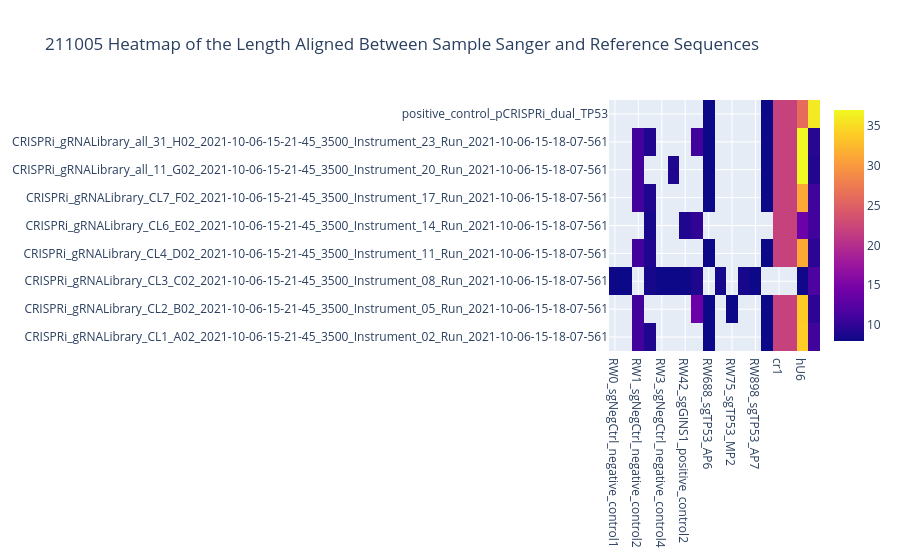
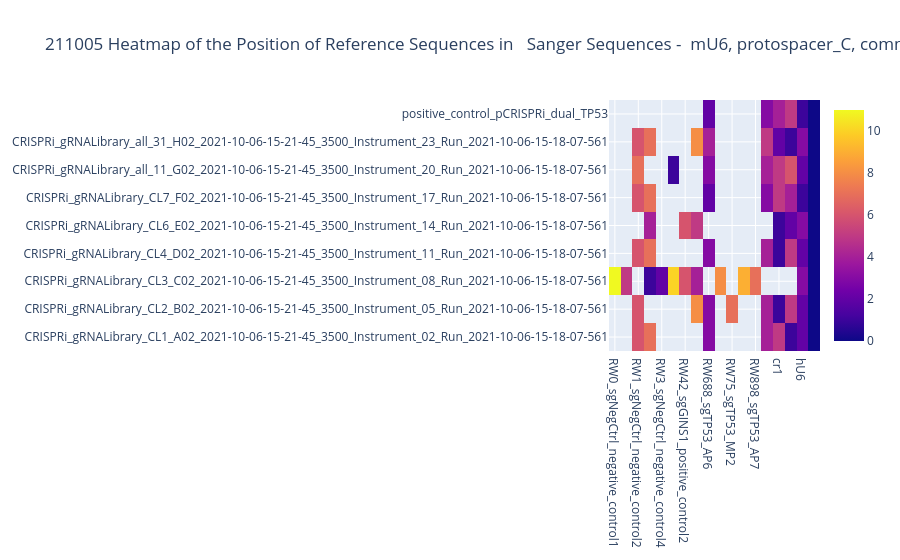

Here is the notebook cell these charts were saved with, in order:
### Code cell
createfasta(input_file="./files/pilot_sgRNA_protospacersequences.xlsx" , add_file="./files/pCRISPRi_dual_TP53AP2_additional_sequences.xlsx", output_file="./files/pool_oligo_library_crispri.fa")
sanger_database("./files/pool_oligo_library_crispri.fa")
sanger_merge=sanger_blast(input_folder="211005", folder_location="/Users/helenking/Desktop/Weatheritt_Lab/sanger-sequencing-alignment/211005", database_loc="./files/pool_oligo_library_crispri.fa")


sanger_merge["percentage_align"]=sanger_merge["length"]/(sanger_merge["length"]+sanger_merge["mismatch"])
plotly_create(input_dataframe=sanger_merge, value_column="length", save_file="./plotly/211005_length.html", title="211005 Heatmap of the Length Aligned Between Sample Sanger and Reference Sequences")
# plotly_create(input_dataframe=sanger_merge, value_column="percentage_align", save_file="./plotly/211005_length.html", title="211005 Heatmap of the Length Aligned Between Sample Sanger and Reference Sequences")

##first mU6, protospacer_C, common_region_short, protospacerD, cr3, hU6, commonr 2, protospacer D, cr1
sanger_sub=sanger_merge.sort_values("length", ascending=False).groupby(["qseqid","sseqid"]).head(n=1)
sanger_sub=sanger_sub.sort_values("qstart")
sanger_sub["group_index"]=sanger_sub.groupby("qseqid").cumcount()

sanger_sub["group_index"]=sanger_sub["group_index"].astype(int)
plotly_create(input_dataframe=sanger_sub, value_column="group_index", save_file="./plotly/211005_position.html", title="211005 Heatmap of the Position of Reference Sequences in \n Sanger Sequences -  mU6, protospacer_C, common_region1, protospacerD, cr3, hU6, common_region2, protospacer D, cr1")
barchart_protospacer_count(sanger_sub, title="211005 Bar Chart Showing the Number of Protospacers", savefigname="211005_bar")

### Figure 1 — Plotly figure (JSON) as saved in the notebook; plotly's stock layout.template omitted (floating-point values rounded to 4 significant figures; data arrays with more than 128 entries replaced by an {"elided": "..."} marker saying what was removed)
{"data": [{"type": "heatmap", "x": ["RW0_sgNegCtrl_negative_control1", "RW117_sgTP53_MP4", "RW1_sgNegCtrl_negative_control2", "RW2_sgNegCtrl_negative_control3", "RW3_sgNegCtrl_negative_control4", "RW40_sgGINS1_positive_control1", "RW42_sgGINS1_positive_control2", "RW519_sgGINS1_positive_control4", "RW688_sgTP53_AP6", "RW71_sgTP53_MP1", "RW75_sgTP53_MP2", "RW87_sgTP53_MP3", "RW898_sgTP53_AP7", "common_region_2", "cr1", "cr3", "hU6", "mU6"], "y": ["CRISPRi_gRNALibrary_CL1_A02_2021-10-06-15-21-45_3500_Instrument_02_Run_2021-10-06-15-18-07-561", "CRISPRi_gRNALibrary_CL2_B02_2021-10-06-15-21-45_3500_Instrument_05_Run_2021-10-06-15-18-07-561", "CRISPRi_gRNALibrary_CL3_C02_2021-10-06-15-21-45_3500_Instrument_08_Run_2021-10-06-15-18-07-561", "CRISPRi_gRNALibrary_CL4_D02_2021-10-06-15-21-45_3500_Instrument_11_Run_2021-10-06-15-18-07-561", "CRISPRi_gRNALibrary_CL6_E02_2021-10-06-15-21-45_3500_Instrument_14_Run_2021-10-06-15-18-07-561", "CRISPRi_gRNALibrary_CL7_F02_2021-10-06-15-21-45_3500_Instrument_17_Run_2021-10-06-15-18-07-561", "CRISPRi_gRNALibrary_all_11_G02_2021-10-06-15-21-45_3500_Instrument_20_Run_2021-10-06-15-18-07-561", "CRISPRi_gRNALibrary_all_31_H02_2021-10-06-15-21-45_3500_Instrument_23_Run_2021-10-06-15-18-07-561", "positive_control_pCRISPRi_dual_TP53"], "z": {"elided": "9x18 float values"}}], "layout": {"title": {"text": "211005 Heatmap of the Length Aligned Between Sample Sanger and Reference Sequences"}}}

### Figure 2 — Plotly figure (JSON) as saved in the notebook; plotly's stock layout.template omitted (floating-point values rounded to 4 significant figures; data arrays with more than 128 entries replaced by an {"elided": "..."} marker saying what was removed)
{"data": [{"type": "heatmap", "x": ["RW0_sgNegCtrl_negative_control1", "RW117_sgTP53_MP4", "RW1_sgNegCtrl_negative_control2", "RW2_sgNegCtrl_negative_control3", "RW3_sgNegCtrl_negative_control4", "RW40_sgGINS1_positive_control1", "RW42_sgGINS1_positive_control2", "RW519_sgGINS1_positive_control4", "RW688_sgTP53_AP6", "RW71_sgTP53_MP1", "RW75_sgTP53_MP2", "RW87_sgTP53_MP3", "RW898_sgTP53_AP7", "common_region_2", "cr1", "cr3", "hU6", "mU6"], "y": ["CRISPRi_gRNALibrary_CL1_A02_2021-10-06-15-21-45_3500_Instrument_02_Run_2021-10-06-15-18-07-561", "CRISPRi_gRNALibrary_CL2_B02_2021-10-06-15-21-45_3500_Instrument_05_Run_2021-10-06-15-18-07-561", "CRISPRi_gRNALibrary_CL3_C02_2021-10-06-15-21-45_3500_Instrument_08_Run_2021-10-06-15-18-07-561", "CRISPRi_gRNALibrary_CL4_D02_2021-10-06-15-21-45_3500_Instrument_11_Run_2021-10-06-15-18-07-561", "CRISPRi_gRNALibrary_CL6_E02_2021-10-06-15-21-45_3500_Instrument_14_Run_2021-10-06-15-18-07-561", "CRISPRi_gRNALibrary_CL7_F02_2021-10-06-15-21-45_3500_Instrument_17_Run_2021-10-06-15-18-07-561", "CRISPRi_gRNALibrary_all_11_G02_2021-10-06-15-21-45_3500_Instrument_20_Run_2021-10-06-15-18-07-561", "CRISPRi_gRNALibrary_all_31_H02_2021-10-06-15-21-45_3500_Instrument_23_Run_2021-10-06-15-18-07-561", "positive_control_pCRISPRi_dual_TP53"], "z": {"elided": "9x18 int values"}}], "layout": {"title": {"text": "211005 Heatmap of the Position of Reference Sequences in \n Sanger Sequences -  mU6, protospacer_C, common_region1, protospacerD, cr3, hU6, common_region2, protospacer D, cr1"}}}
